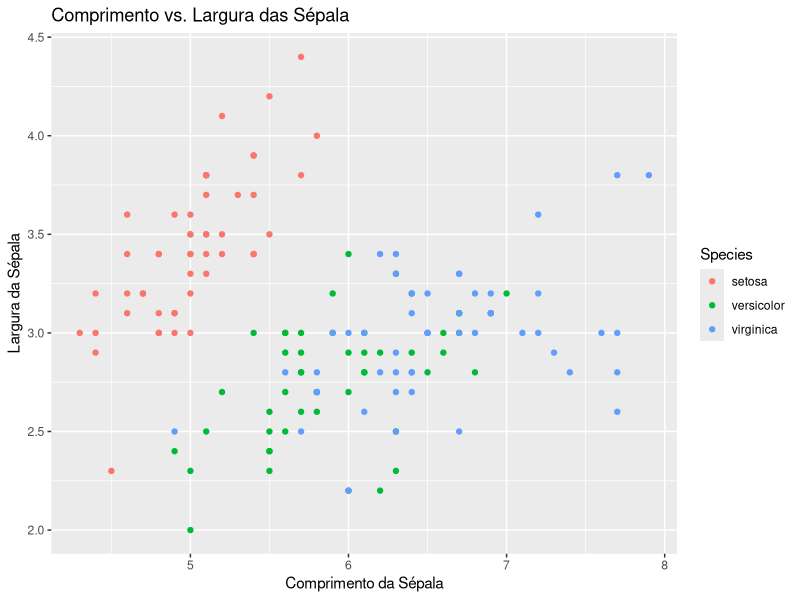

Reproduce this figure in R.
# Tutorial básico do tidyverse em R

# Carregar o conjunto de pacotes
library(tidyverse)

# --------------------------------------------------------------------
# Manipulação de dados com dplyr
# --------------------------------------------------------------------

# Usaremos o conjunto de dados embutido 'iris'

data(iris)

# Visualizar as primeiras observações
head(iris)

# Estrutura das variáveis
glimpse(iris)

# Selecionar apenas algumas variáveis
iris_select <- iris %>%
  select(Sepal.Length, Sepal.Width, Species)

# Filtrar linhas específicas
iris_setosa <- iris %>%
  filter(Species == "setosa")

# Criar uma nova variável
iris_mut <- iris %>%
  mutate(Sepal.Area = Sepal.Length * Sepal.Width)

# Resumir valores
resumo_iris <- iris %>%
  summarise(media_sepal_length = mean(Sepal.Length))

# Agrupar por espécie e resumir
resumo_especies <- iris %>%
  group_by(Species) %>%
  summarise(media = mean(Sepal.Length),
            desvio = sd(Sepal.Length))

# Ordenar valores
iris_ordenado <- iris %>%
  arrange(desc(Sepal.Length))

# --------------------------------------------------------------------
# Combinação de tabelas
# --------------------------------------------------------------------

# Tabelas de exemplo

df1 <- tibble(id = 1:3,
             valor = c("A", "B", "C"))

df2 <- tibble(id = c(1, 2, 4),
             descricao = c("um", "dois", "quatro"))

# Junção do tipo left join
df_left <- left_join(df1, df2, by = "id")

# --------------------------------------------------------------------
# Transformação de dados com tidyr
# --------------------------------------------------------------------

dados_largos <- tibble(
  id = 1:2,
  jan = c(2, 3),
  fev = c(5, 6)
)

# Converter para formato longo

dados_longos <- dados_largos %>%
  pivot_longer(cols = jan:fev,
               names_to = "mes",
               values_to = "valor")

# Voltar ao formato largo

dados_largos_novamente <- dados_longos %>%
  pivot_wider(names_from = mes,
              values_from = valor)

# --------------------------------------------------------------------
# Visualização de dados com ggplot2
# --------------------------------------------------------------------

# Gráfico de dispersão simples

ggplot(iris, aes(x = Sepal.Length, y = Sepal.Width, color = Species)) +
  geom_point() +
  labs(title = "Comprimento vs. Largura das Sépala",
       x = "Comprimento da Sépala",
       y = "Largura da Sépala")
